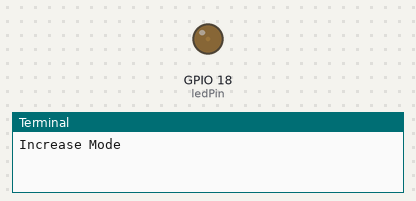
The program below on a simulated Raspberry Pi (BCM pin numbers). Shown: output pins drawn as LEDs (lit = HIGH), the last lines printed to the terminal.

Above: at 0.05 s.
At 0.9 s:
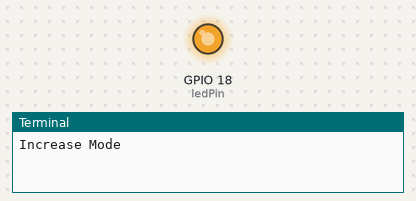
At 1.35 s:
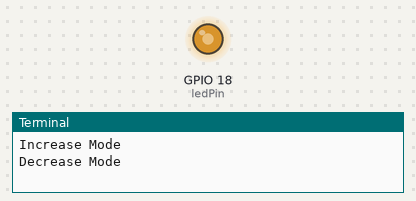
At 1.75 s:
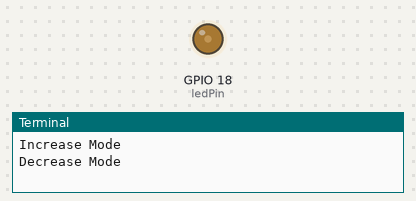
Timing chart, 0 to 4.6 s (numbered marks = the images above):
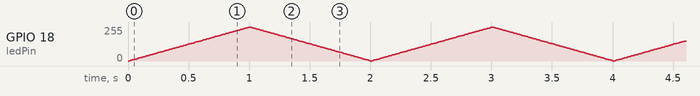

The program:

PWM_LED_2.py
```python
######################################################################
#       PWM_LED_2.py
#
# This program produce a pwm and control light exposure of an LED
# in such a way that exposure increase until reach to maximum
# then decrease until reach to minimum periodically
######################################################################

import RPi.GPIO as GPIO
import time

ledPin = 18

GPIO.setmode(GPIO.BCM)
GPIO.setup(ledPin, GPIO.OUT)

ledPwm = GPIO.PWM(ledPin, 50)
ledPwm.start(100)

while(True):
    print("Increase Mode")
    for i in range(0, 100):
        ledPwm.ChangeDutyCycle(i)
	time.sleep(0.01)

    print("Decrease Mode")
    for i in range(100, 0, -1):
        ledPwm.ChangeDutyCycle(i)
	time.sleep(0.01)
```
